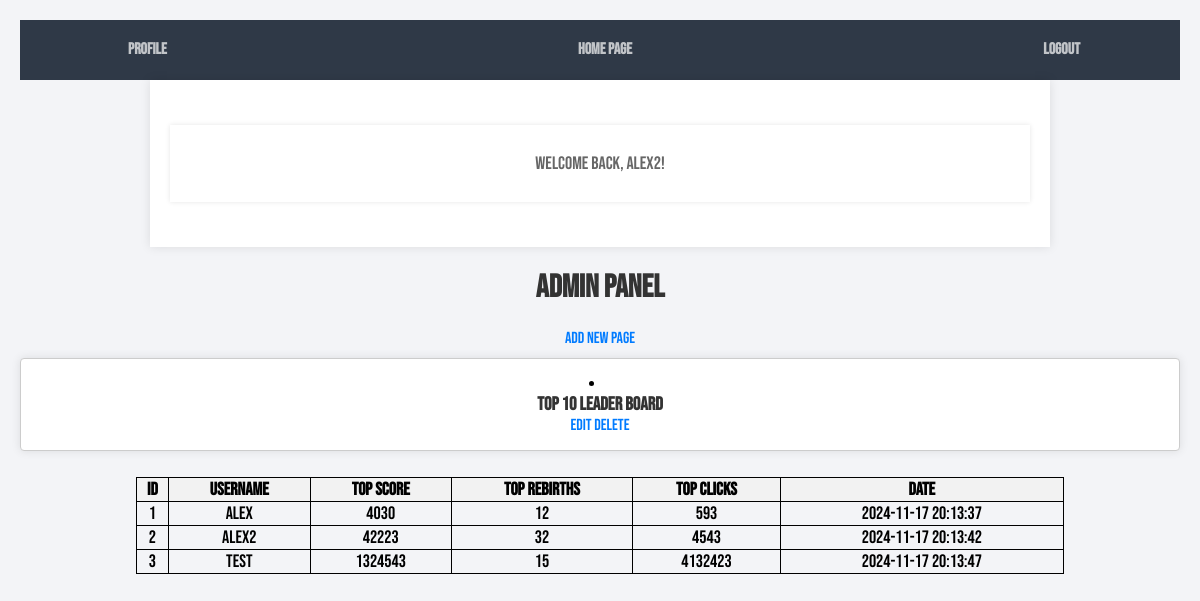
Page /admin.php (signed in) on the earlier database version.
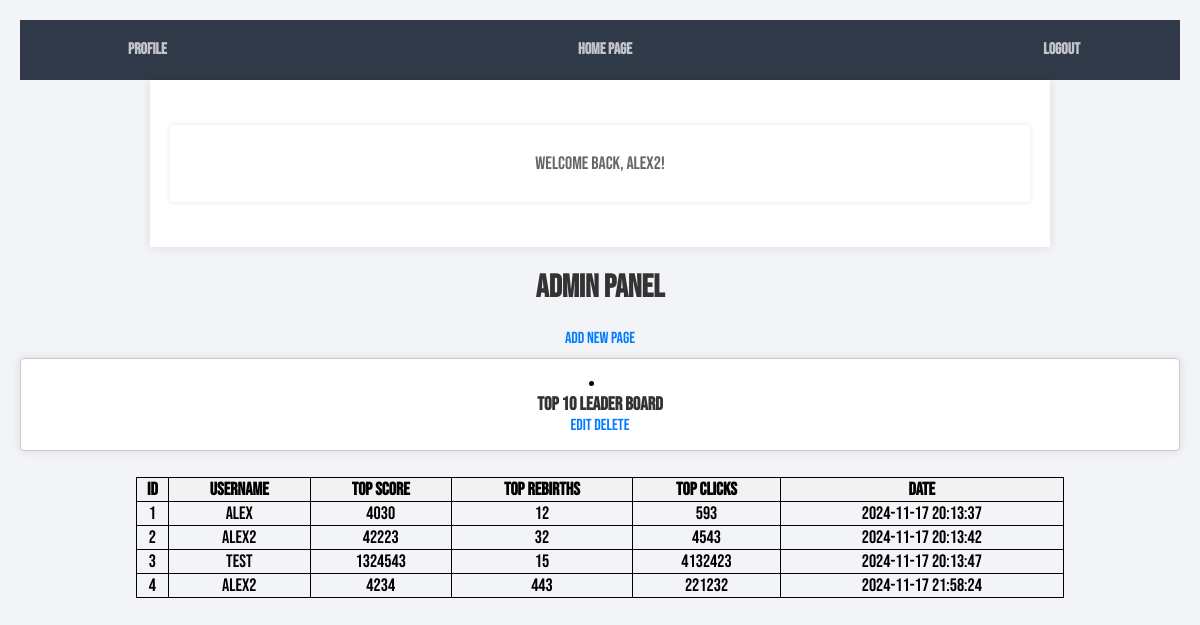
Same page on the later database version.
### tables this page shows
CREATE TABLE `pages` (
  `id` int(11) NOT NULL,
  `title1` varchar(255) DEFAULT NULL,
  `text1` text DEFAULT NULL,
  `image1` varchar(255) DEFAULT NULL,
  `title2` varchar(255) DEFAULT NULL,
  `text2` text DEFAULT NULL,
  `image2` varchar(255) DEFAULT NULL,
  `title3` varchar(255) DEFAULT NULL,
  `text3` text DEFAULT NULL,
  `image3` varchar(255) DEFAULT NULL
);

CREATE TABLE `trackeduserinformation` (
  `ID` int(11) NOT NULL,
  `userid` int(11) NOT NULL,
  `TopScore` int(11) NOT NULL,
  `TopRebirths` int(11) NOT NULL,
  `TopClicks` int(11) NOT NULL,
  `Date` timestamp NOT NULL DEFAULT current_timestamp() ON UPDATE current_timestamp()
);

CREATE TABLE `accounts` (
  `id` int(11) NOT NULL,
  `username` varchar(50) NOT NULL,
  `password` varchar(255) NOT NULL,
  `email` varchar(100) NOT NULL,
  `activation_code` varchar(50) DEFAULT ''
);

### admin.php (the view, shortened to what this page needs)
<?php
include 'setup.php';
$sql = "SELECT * FROM pages";
$result = $conn->query($sql);
?>
<!DOCTYPE html>
<html lang="en">
<head>
    <link rel="stylesheet" href="css/style.css">
</head>
<body class="loggedin">
    <nav class="navtop">
        <div>
            <a href="profile.php"><i class="fas fa-user-circle"></i>Profile</a>
            <a href="index.php"><i class="fas fa-user-circle"></i>Home page</a>
            <a href="logout.php"><i class="fas fa-sign-out-alt"></i>Logout</a>
        </div>
    </nav>
    <div class="content">
        <p>Welcome back, <?= htmlspecialchars($_SESSION['name'], ENT_QUOTES) ?>!</p>
    </div>
</body>
</html>
<!DOCTYPE html>
<html>
<head>
</head>
<body>
  <h1>Admin Panel</h1>
  <a href="add_page.php">Add New Page</a>
  <?php while ($row = $result->fetch_assoc()): ?>
      <li>
        <h3><?php echo $row['title1']; ?></h3>
        <a href="edit_page.php?id=<?php echo $row['id']; ?>">Edit</a>
        <a href="delete_page.php?id=<?php echo $row['id']; ?>">Delete</a>
      </li>
    <?php endwhile; ?>
  <ul>
  <?php
$sql = "SELECT
            trackeduserinformation.ID,
            accounts.username,
            trackeduserinformation.TopScore,
            trackeduserinformation.TopRebirths,
            trackeduserinformation.TopClicks,
            trackeduserinformation.Date
        FROM trackeduserinformation
        LEFT JOIN accounts
        ON trackeduserinformation.userid = accounts.id";
$result = $conn->query($sql);
?>
<html>
<body>
    <table>
        <tr>
            <th>ID</th>
            <th>Username</th>
            <th>Top Score</th>
            <th>Top Rebirths</th>
            <th>Top Clicks</th>
            <th>Date</th>
        </tr>
        <?php
        if ($result->num_rows > 0) {
            while ($row = $result->fetch_assoc()) {
                echo "<tr>";
                echo "<td>" . htmlspecialchars($row['ID']) . "</td>";
                echo "<td>" . htmlspecialchars($row['username']) . "</td>";
                echo "<td>" . htmlspecialchars($row['TopScore']) . "</td>";
                echo "<td>" . htmlspecialchars($row['TopRebirths']) . "</td>";
                echo "<td>" . htmlspecialchars($row['TopClicks']) . "</td>";
                echo "<td>" . htmlspecialchars($row['Date']) . "</td>";
                echo "</tr>";
            }
        } else {
            echo "<tr><td colspan='6'>No data found</td></tr>";
        }
        ?>
    </table>
</body>
</html>
</body>
</html>

### css/style.css (style rules this page uses)
* { box-sizing: border-box; text-align: center; }
.loggedin { padding: 20px; }
.navtop { background-color: #333; color: #fff; height: 60px; width: 100%; display: flex; align-items: center; justify-content: center; padding: 0 20px; }
.navtop div { width: 100%; display: flex; justify-content: space-between; align-items: center; }
.navtop a { color: #fff; text-decoration: none; padding: 0 20px; line-height: 60px; }
.content { max-width: 900px; margin: 30px auto; background-color: #fff; padding: 20px; box-shadow: 0 0 10px rgba(0, 0, 0, 0.1); }
.content p { font-size: 18px; line-height: 1.5; color: #666; }
h1, h2 { color: #333; text-align: center; }
ul { list-style-type: none; padding: 0; }
li { background-color: #fff; margin: 10px 0; padding: 15px; border: 1px solid #ccc; border-radius: 4px; box-shadow: 0 0 10px rgba(0, 0, 0, 0.1); }
li h3 { margin: 0; color: #333; }
a { text-decoration: none; color: #007bff; }
body { font-family: "Bebas Neue", Arial, Helvetica, sans-serif; margin: 0; background-color: #00A8F3; height: 100vh; width: 100vw; display: flex; flex-direction: column; overflow: hidden; }
.navtop { background-color: #2f3947; height: 60px; width: 100%; border: 0; }
.navtop div { display: flex; margin: 0 auto; width: 1000px; height: 100%; }
.navtop div h1, .navtop div a { display: inline-flex; align-items: center; }
.navtop div a { padding: 0 20px; text-decoration: none; color: #c1c4c8; font-weight: bold; }
.navtop div a i { padding: 2px 8px 0 0; }
body.loggedin { background-color: #f3f4f7; }
.content { width: 1000px; margin: 0 auto; }
.content > p, .content > div { box-shadow: 0 0 5px 0 rgba(0, 0, 0, 0.1); margin: 25px 0; padding: 25px; background-color: #fff; }

### admin.php (style rules this page uses)
table { margin: auto; font-size: 18px; text-align: center; border-collapse: collapse; width: 80%; }
th, td { border: 1px solid black; }
th { background-color: #f2f2f2; }

Differences in the rows shown:
added trackeduserinformation: ID "4", userid.username "Alex2", TopScore "4234", TopRebirths "443", TopClicks "221232", Date "2024-11-17 21:58:24"
